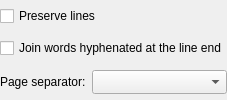
                  <widget class="QWidget" name="exportTextOptionsPage">
                   <layout class="QVBoxLayout" name="exportTextOptionsLayout">
                    <property name="leftMargin">
                     <number>0</number>
                    </property>
                    <property name="topMargin">
                     <number>0</number>
                    </property>
                    <property name="rightMargin">
                     <number>0</number>
                    </property>
                    <property name="bottomMargin">
                     <number>0</number>
                    </property>
                    <item>
                     <widget class="QCheckBox" name="preserveLinesCheckBox">
                      <property name="text">
                       <string>Preserve lines</string>
                      </property>
                      <property name="accessibleName">
                       <string>Preserve lines</string>
                      </property>
                     </widget>
                    </item>
                    <item>
                     <widget class="QCheckBox" name="joinHyphenatedCheckBox">
                      <property name="text">
                       <string>Join words hyphenated at the line end</string>
                      </property>
                      <property name="accessibleName">
                       <string>Join words hyphenated at the line end</string>
                      </property>
                     </widget>
                    </item>
                    <item>
                     <layout class="QHBoxLayout" name="pageSeparatorLayout" stretch="0,1">
                      <item>
                       <widget class="QLabel" name="pageSeparatorLabel">
                        <property name="text">
                         <string>Page separator:</string>
                        </property>
                        <property name="buddy">
                         <cstring>pageSeparatorComboBox</cstring>
                        </property>
                       </widget>
                      </item>
                      <item>
                       <widget class="QComboBox" name="pageSeparatorComboBox">
                        <property name="accessibleName">
                         <string>Page separator</string>
                        </property>
                        <property name="sizeAdjustPolicy">
                         <enum>QComboBox::AdjustToMinimumContentsLengthWithIcon</enum>
                        </property>
                        <property name="minimumContentsLength">
                         <number>8</number>
                        </property>
                       </widget>
                      </item>
                     </layout>
                    </item>
                   </layout>
                  </widget>
